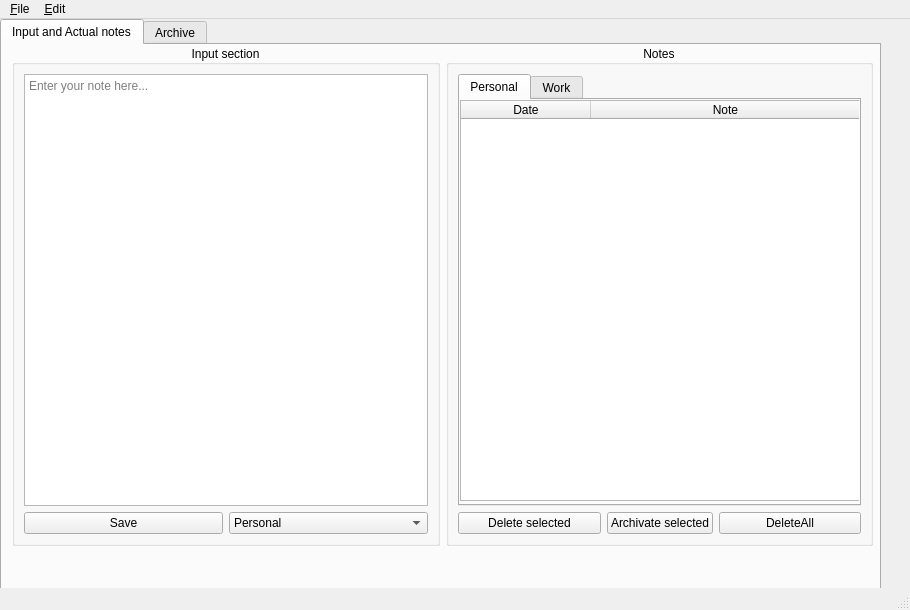
<?xml version="1.0" encoding="UTF-8"?>
<ui version="4.0">
 <class>MainWindow</class>
 <widget class="QMainWindow" name="MainWindow">
  <property name="geometry">
   <rect>
    <x>0</x>
    <y>0</y>
    <width>910</width>
    <height>610</height>
   </rect>
  </property>
  <property name="sizePolicy">
   <sizepolicy hsizetype="Fixed" vsizetype="Fixed">
    <horstretch>0</horstretch>
    <verstretch>0</verstretch>
   </sizepolicy>
  </property>
  <property name="minimumSize">
   <size>
    <width>910</width>
    <height>610</height>
   </size>
  </property>
  <property name="maximumSize">
   <size>
    <width>910</width>
    <height>610</height>
   </size>
  </property>
  <property name="windowTitle">
   <string>MainWindow</string>
  </property>
  <widget class="QWidget" name="centralwidget">
   <widget class="QTabWidget" name="tabWidget">
    <property name="enabled">
     <bool>true</bool>
    </property>
    <property name="geometry">
     <rect>
      <x>0</x>
      <y>0</y>
      <width>881</width>
      <height>571</height>
     </rect>
    </property>
    <property name="currentIndex">
     <number>0</number>
    </property>
    <widget class="QWidget" name="tab">
     <attribute name="title">
      <string>Input and Actual notes</string>
     </attribute>
     <widget class="QWidget" name="layoutWidget">
      <property name="geometry">
       <rect>
        <x>10</x>
        <y>0</y>
        <width>861</width>
        <height>501</height>
       </rect>
      </property>
      <layout class="QGridLayout" name="gridLayout_4">
       <item row="0" column="0">
        <widget class="QGroupBox" name="Insertion">
         <property name="title">
          <string>Input section</string>
         </property>
         <property name="alignment">
          <set>Qt::AlignCenter</set>
         </property>
         <layout class="QGridLayout" name="gridLayout_2">
          <item row="3" column="1">
           <widget class="QComboBox" name="comboBox_Input">
            <item>
             <property name="text">
              <string>Personal</string>
             </property>
            </item>
            <item>
             <property name="text">
              <string>Work</string>
             </property>
            </item>
           </widget>
          </item>
          <item row="0" column="0" rowspan="2" colspan="2">
           <widget class="QTextEdit" name="Input">
            <property name="markdown">
             <string/>
            </property>
            <property name="placeholderText">
             <string>Enter your note here...</string>
            </property>
           </widget>
          </item>
          <item row="3" column="0">
           <widget class="QPushButton" name="save">
            <property name="text">
             <string>Save</string>
            </property>
           </widget>
          </item>
         </layout>
        </widget>
       </item>
       <item row="0" column="1">
        <widget class="QGroupBox" name="Notes">
         <property name="title">
          <string>Notes</string>
         </property>
         <property name="alignment">
          <set>Qt::AlignCenter</set>
         </property>
         <layout class="QGridLayout" name="gridLayout_3">
          <item row="1" column="1">
           <widget class="QPushButton" name="Archivator">
            <property name="sizePolicy">
             <sizepolicy hsizetype="Fixed" vsizetype="Fixed">
              <horstretch>0</horstretch>
              <verstretch>0</verstretch>
             </sizepolicy>
            </property>
            <property name="text">
             <string>Archivate selected</string>
            </property>
           </widget>
          </item>
          <item row="1" column="0">
           <widget class="QPushButton" name="Delete">
            <property name="text">
             <string>Delete selected</string>
            </property>
           </widget>
          </item>
          <item row="1" column="2">
           <widget class="QPushButton" name="DeleteAll">
            <property name="text">
             <string>DeleteAll</string>
            </property>
           </widget>
          </item>
          <item row="0" column="0" colspan="3">
           <widget class="QTabWidget" name="Work_Table">
            <property name="currentIndex">
             <number>0</number>
            </property>
            <widget class="QWidget" name="tab_3">
             <attribute name="title">
              <string>Personal</string>
             </attribute>
             <widget class="QTableWidget" name="Table">
              <property name="geometry">
               <rect>
                <x>0</x>
                <y>0</y>
                <width>401</width>
                <height>401</height>
               </rect>
              </property>
              <property name="sizeAdjustPolicy">
               <enum>QAbstractScrollArea::AdjustIgnored</enum>
              </property>
              <property name="editTriggers">
               <set>QAbstractItemView::NoEditTriggers</set>
              </property>
              <property name="selectionBehavior">
               <enum>QAbstractItemView::SelectRows</enum>
              </property>
              <property name="gridStyle">
               <enum>Qt::SolidLine</enum>
              </property>
              <property name="columnCount">
               <number>2</number>
              </property>
              <attribute name="horizontalHeaderMinimumSectionSize">
               <number>30</number>
              </attribute>
              <attribute name="horizontalHeaderDefaultSectionSize">
               <number>130</number>
              </attribute>
              <attribute name="horizontalHeaderStretchLastSection">
               <bool>true</bool>
              </attribute>
              <attribute name="verticalHeaderDefaultSectionSize">
               <number>26</number>
              </attribute>
              <column>
               <property name="text">
                <string>Date</string>
               </property>
              </column>
              <column>
               <property name="text">
                <string>Note</string>
               </property>
              </column>
             </widget>
            </widget>
            <widget class="QWidget" name="tab_4">
             <attribute name="title">
              <string>Work</string>
             </attribute>
             <widget class="QTableWidget" name="Table_2">
              <property name="geometry">
               <rect>
                <x>0</x>
                <y>0</y>
                <width>401</width>
                <height>401</height>
               </rect>
              </property>
              <property name="sizeAdjustPolicy">
               <enum>QAbstractScrollArea::AdjustIgnored</enum>
              </property>
              <property name="editTriggers">
               <set>QAbstractItemView::NoEditTriggers</set>
              </property>
              <property name="selectionBehavior">
               <enum>QAbstractItemView::SelectRows</enum>
              </property>
              <property name="gridStyle">
               <enum>Qt::SolidLine</enum>
              </property>
              <property name="columnCount">
               <number>2</number>
              </property>
              <attribute name="horizontalHeaderMinimumSectionSize">
               <number>30</number>
              </attribute>
              <attribute name="horizontalHeaderDefaultSectionSize">
               <number>130</number>
              </attribute>
              <attribute name="horizontalHeaderStretchLastSection">
               <bool>true</bool>
              </attribute>
              <attribute name="verticalHeaderDefaultSectionSize">
               <number>26</number>
              </attribute>
              <column>
               <property name="text">
                <string>Date</string>
               </property>
              </column>
              <column>
               <property name="text">
                <string>Note</string>
               </property>
              </column>
             </widget>
            </widget>
           </widget>
          </item>
         </layout>
        </widget>
       </item>
      </layout>
     </widget>
    </widget>
    <widget class="QWidget" name="tab_2">
     <attribute name="title">
      <string>Archive</string>
     </attribute>
     <widget class="QGroupBox" name="groupBox">
      <property name="geometry">
       <rect>
        <x>40</x>
        <y>0</y>
        <width>831</width>
        <height>511</height>
       </rect>
      </property>
      <property name="title">
       <string/>
      </property>
      <widget class="QPushButton" name="Dearchivate">
       <property name="geometry">
        <rect>
         <x>20</x>
         <y>480</y>
         <width>261</width>
         <height>21</height>
        </rect>
       </property>
       <property name="text">
        <string>Dearchivate selected</string>
       </property>
      </widget>
      <widget class="QTabWidget" name="Work_Archive">
       <property name="geometry">
        <rect>
         <x>20</x>
         <y>30</y>
         <width>791</width>
         <height>441</height>
        </rect>
       </property>
       <property name="currentIndex">
        <number>1</number>
       </property>
       <widget class="QWidget" name="tab_5">
        <attribute name="title">
         <string>Personal</string>
        </attribute>
        <widget class="QTableWidget" name="Archive">
         <property name="geometry">
          <rect>
           <x>0</x>
           <y>0</y>
           <width>781</width>
           <height>441</height>
          </rect>
         </property>
         <property name="sizeAdjustPolicy">
          <enum>QAbstractScrollArea::AdjustIgnored</enum>
         </property>
         <property name="editTriggers">
          <set>QAbstractItemView::NoEditTriggers</set>
         </property>
         <property name="selectionBehavior">
          <enum>QAbstractItemView::SelectRows</enum>
         </property>
         <property name="gridStyle">
          <enum>Qt::SolidLine</enum>
         </property>
         <property name="columnCount">
          <number>2</number>
         </property>
         <attribute name="horizontalHeaderMinimumSectionSize">
          <number>30</number>
         </attribute>
         <attribute name="horizontalHeaderDefaultSectionSize">
          <number>130</number>
         </attribute>
         <attribute name="horizontalHeaderStretchLastSection">
          <bool>true</bool>
         </attribute>
         <attribute name="verticalHeaderDefaultSectionSize">
          <number>26</number>
         </attribute>
         <column>
          <property name="text">
           <string>Date</string>
          </property>
         </column>
         <column>
          <property name="text">
           <string>Note</string>
          </property>
         </column>
        </widget>
       </widget>
       <widget class="QWidget" name="tab_6">
        <attribute name="title">
         <string>Work</string>
        </attribute>
        <widget class="QTableWidget" name="Table_4">
         <property name="geometry">
          <rect>
           <x>0</x>
           <y>0</y>
           <width>801</width>
           <height>441</height>
          </rect>
         </property>
         <property name="sizeAdjustPolicy">
          <enum>QAbstractScrollArea::AdjustIgnored</enum>
         </property>
         <property name="editTriggers">
          <set>QAbstractItemView::NoEditTriggers</set>
         </property>
         <property name="selectionBehavior">
          <enum>QAbstractItemView::SelectRows</enum>
         </property>
         <property name="gridStyle">
          <enum>Qt::SolidLine</enum>
         </property>
         <property name="columnCount">
          <number>2</number>
         </property>
         <attribute name="horizontalHeaderMinimumSectionSize">
          <number>30</number>
         </attribute>
         <attribute name="horizontalHeaderDefaultSectionSize">
          <number>130</number>
         </attribute>
         <attribute name="horizontalHeaderStretchLastSection">
          <bool>true</bool>
         </attribute>
         <attribute name="verticalHeaderDefaultSectionSize">
          <number>26</number>
         </attribute>
         <column>
          <property name="text">
           <string>Date</string>
          </property>
         </column>
         <column>
          <property name="text">
           <string>Note</string>
          </property>
         </column>
        </widget>
       </widget>
      </widget>
     </widget>
    </widget>
   </widget>
  </widget>
  <widget class="QMenuBar" name="menubar">
   <property name="geometry">
    <rect>
     <x>0</x>
     <y>0</y>
     <width>910</width>
     <height>26</height>
    </rect>
   </property>
   <widget class="QMenu" name="menu_File">
    <property name="title">
     <string>&amp;File</string>
    </property>
    <addaction name="action_New"/>
    <addaction name="action_Open"/>
    <addaction name="action_Save"/>
    <addaction name="separator"/>
    <addaction name="action_Exit"/>
   </widget>
   <widget class="QMenu" name="menu_Edit">
    <property name="title">
     <string>&amp;Edit</string>
    </property>
    <addaction name="action_Undo"/>
    <addaction name="action_Redo"/>
    <addaction name="separator"/>
    <addaction name="action_Paste"/>
    <addaction name="action_Cut"/>
    <addaction name="action_Copy"/>
    <addaction name="action_Delete_selected"/>
    <addaction name="action_Archivate_selected"/>
    <addaction name="separator"/>
    <addaction name="action_Select_all"/>
    <addaction name="action_Delete_all"/>
   </widget>
   <addaction name="menu_File"/>
   <addaction name="menu_Edit"/>
  </widget>
  <widget class="QStatusBar" name="statusbar"/>
  <action name="action_New">
   <property name="text">
    <string>&amp;New</string>
   </property>
  </action>
  <action name="action_Open">
   <property name="text">
    <string>&amp;Open</string>
   </property>
  </action>
  <action name="action_Save">
   <property name="text">
    <string>&amp;Save</string>
   </property>
   <property name="shortcut">
    <string>Ctrl+S</string>
   </property>
  </action>
  <action name="action_Exit">
   <property name="text">
    <string>&amp;Exit</string>
   </property>
   <property name="shortcut">
    <string>Alt+Del</string>
   </property>
  </action>
  <action name="action_Undo">
   <property name="text">
    <string>&amp;Undo</string>
   </property>
   <property name="shortcut">
    <string>Ctrl+Z</string>
   </property>
  </action>
  <action name="action_Redo">
   <property name="text">
    <string>&amp;Redo</string>
   </property>
   <property name="shortcut">
    <string>Ctrl+Y</string>
   </property>
  </action>
  <action name="action_Cut">
   <property name="text">
    <string>&amp;Cut</string>
   </property>
   <property name="shortcut">
    <string>Ctrl+X</string>
   </property>
  </action>
  <action name="action_Copy">
   <property name="text">
    <string>&amp;Copy</string>
   </property>
   <property name="shortcut">
    <string>Ctrl+C</string>
   </property>
  </action>
  <action name="action_Paste">
   <property name="text">
    <string>&amp;Paste</string>
   </property>
   <property name="shortcut">
    <string>Ctrl+V</string>
   </property>
  </action>
  <action name="action_Select_all">
   <property name="text">
    <string>&amp;Select all</string>
   </property>
   <property name="shortcut">
    <string>Ctrl+A</string>
   </property>
  </action>
  <action name="action_About_program">
   <property name="text">
    <string>&amp;About program</string>
   </property>
  </action>
  <action name="action_Delete_all">
   <property name="text">
    <string>&amp;Delete all</string>
   </property>
   <property name="shortcut">
    <string>Ctrl+Del</string>
   </property>
  </action>
  <action name="action_Archivate_selected">
   <property name="text">
    <string>&amp;Archivate selected</string>
   </property>
   <property name="shortcut">
    <string>Ctrl+Ins</string>
   </property>
  </action>
  <action name="action_Delete_selected">
   <property name="text">
    <string>&amp;Delete selected</string>
   </property>
   <property name="shortcut">
    <string>Ctrl+E</string>
   </property>
  </action>
  <action name="actionTab_switcher">
   <property name="text">
    <string>Tab switcher</string>
   </property>
   <property name="shortcut">
    <string>Ctrl+Tab</string>
   </property>
  </action>
  <action name="actionEnter_new_note">
   <property name="text">
    <string>Enter new note</string>
   </property>
   <property name="shortcut">
    <string>Alt+Return</string>
   </property>
  </action>
 </widget>
 <resources/>
 <connections>
  <connection>
   <sender>action_Exit</sender>
   <signal>triggered()</signal>
   <receiver>MainWindow</receiver>
   <slot>close()</slot>
   <hints>
    <hint type="sourcelabel">
     <x>-1</x>
     <y>-1</y>
    </hint>
    <hint type="destinationlabel">
     <x>454</x>
     <y>292</y>
    </hint>
   </hints>
  </connection>
  <connection>
   <sender>action_Redo</sender>
   <signal>triggered()</signal>
   <receiver>Input</receiver>
   <slot>redo()</slot>
   <hints>
    <hint type="sourcelabel">
     <x>-1</x>
     <y>-1</y>
    </hint>
    <hint type="destinationlabel">
     <x>205</x>
     <y>135</y>
    </hint>
   </hints>
  </connection>
  <connection>
   <sender>Input</sender>
   <signal>redoAvailable(bool)</signal>
   <receiver>action_Redo</receiver>
   <slot>setEnabled(bool)</slot>
   <hints>
    <hint type="sourcelabel">
     <x>205</x>
     <y>135</y>
    </hint>
    <hint type="destinationlabel">
     <x>-1</x>
     <y>-1</y>
    </hint>
   </hints>
  </connection>
  <connection>
   <sender>Input</sender>
   <signal>copyAvailable(bool)</signal>
   <receiver>action_Cut</receiver>
   <slot>setEnabled(bool)</slot>
   <hints>
    <hint type="sourcelabel">
     <x>205</x>
     <y>135</y>
    </hint>
    <hint type="destinationlabel">
     <x>-1</x>
     <y>-1</y>
    </hint>
   </hints>
  </connection>
  <connection>
   <sender>action_Copy</sender>
   <signal>triggered()</signal>
   <receiver>Input</receiver>
   <slot>copy()</slot>
   <hints>
    <hint type="sourcelabel">
     <x>-1</x>
     <y>-1</y>
    </hint>
    <hint type="destinationlabel">
     <x>205</x>
     <y>135</y>
    </hint>
   </hints>
  </connection>
  <connection>
   <sender>action_Undo</sender>
   <signal>triggered()</signal>
   <receiver>Input</receiver>
   <slot>undo()</slot>
   <hints>
    <hint type="sourcelabel">
     <x>-1</x>
     <y>-1</y>
    </hint>
    <hint type="destinationlabel">
     <x>205</x>
     <y>135</y>
    </hint>
   </hints>
  </connection>
  <connection>
   <sender>action_Archivate_selected</sender>
   <signal>triggered()</signal>
   <receiver>Archivator</receiver>
   <slot>click()</slot>
   <hints>
    <hint type="sourcelabel">
     <x>-1</x>
     <y>-1</y>
    </hint>
    <hint type="destinationlabel">
     <x>740</x>
     <y>570</y>
    </hint>
   </hints>
  </connection>
  <connection>
   <sender>action_Save</sender>
   <signal>triggered()</signal>
   <receiver>save</receiver>
   <slot>click()</slot>
   <hints>
    <hint type="sourcelabel">
     <x>-1</x>
     <y>-1</y>
    </hint>
    <hint type="destinationlabel">
     <x>199</x>
     <y>260</y>
    </hint>
   </hints>
  </connection>
  <connection>
   <sender>Input</sender>
   <signal>undoAvailable(bool)</signal>
   <receiver>action_Undo</receiver>
   <slot>setEnabled(bool)</slot>
   <hints>
    <hint type="sourcelabel">
     <x>205</x>
     <y>135</y>
    </hint>
    <hint type="destinationlabel">
     <x>-1</x>
     <y>-1</y>
    </hint>
   </hints>
  </connection>
  <connection>
   <sender>actionEnter_new_note</sender>
   <signal>triggered()</signal>
   <receiver>Input</receiver>
   <slot>raise()</slot>
   <hints>
    <hint type="sourcelabel">
     <x>-1</x>
     <y>-1</y>
    </hint>
    <hint type="destinationlabel">
     <x>207</x>
     <y>230</y>
    </hint>
   </hints>
  </connection>
  <connection>
   <sender>action_Delete_selected</sender>
   <signal>triggered()</signal>
   <receiver>Delete</receiver>
   <slot>click()</slot>
   <hints>
    <hint type="sourcelabel">
     <x>-1</x>
     <y>-1</y>
    </hint>
    <hint type="destinationlabel">
     <x>624</x>
     <y>570</y>
    </hint>
   </hints>
  </connection>
  <connection>
   <sender>action_Select_all</sender>
   <signal>triggered()</signal>
   <receiver>Input</receiver>
   <slot>selectAll()</slot>
   <hints>
    <hint type="sourcelabel">
     <x>-1</x>
     <y>-1</y>
    </hint>
    <hint type="destinationlabel">
     <x>205</x>
     <y>135</y>
    </hint>
   </hints>
  </connection>
  <connection>
   <sender>action_Paste</sender>
   <signal>triggered()</signal>
   <receiver>Input</receiver>
   <slot>paste()</slot>
   <hints>
    <hint type="sourcelabel">
     <x>-1</x>
     <y>-1</y>
    </hint>
    <hint type="destinationlabel">
     <x>205</x>
     <y>135</y>
    </hint>
   </hints>
  </connection>
  <connection>
   <sender>action_Delete_all</sender>
   <signal>triggered()</signal>
   <receiver>DeleteAll</receiver>
   <slot>click()</slot>
   <hints>
    <hint type="sourcelabel">
     <x>-1</x>
     <y>-1</y>
    </hint>
    <hint type="destinationlabel">
     <x>849</x>
     <y>570</y>
    </hint>
   </hints>
  </connection>
  <connection>
   <sender>actionTab_switcher</sender>
   <signal>triggered()</signal>
   <receiver>tabWidget</receiver>
   <slot>update()</slot>
   <hints>
    <hint type="sourcelabel">
     <x>-1</x>
     <y>-1</y>
    </hint>
    <hint type="destinationlabel">
     <x>455</x>
     <y>320</y>
    </hint>
   </hints>
  </connection>
  <connection>
   <sender>Input</sender>
   <signal>copyAvailable(bool)</signal>
   <receiver>action_Copy</receiver>
   <slot>setEnabled(bool)</slot>
   <hints>
    <hint type="sourcelabel">
     <x>205</x>
     <y>135</y>
    </hint>
    <hint type="destinationlabel">
     <x>-1</x>
     <y>-1</y>
    </hint>
   </hints>
  </connection>
  <connection>
   <sender>Input</sender>
   <signal>textChanged()</signal>
   <receiver>MainWindow</receiver>
   <slot>update()</slot>
   <hints>
    <hint type="sourcelabel">
     <x>205</x>
     <y>135</y>
    </hint>
    <hint type="destinationlabel">
     <x>454</x>
     <y>292</y>
    </hint>
   </hints>
  </connection>
 </connections>
</ui>
